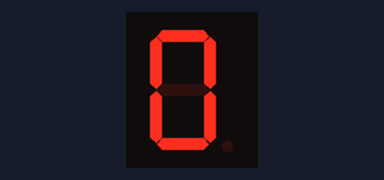
Simulated run of this sketch. Board: Arduino Uno, built with avr-gcc and run on an emulated ATmega328P. Parts: 1-digit seven-segment display. Wiring (inferred from the names in the program): 1-digit 7-segment display, segments lit when HIGH: segments pin 2, pin 3, pin 4, pin 5, pin 6, pin 7, pin 8. The segment pins are drawn as the display they are named for.

Above: at 0.1 s.
At 0.9 s:
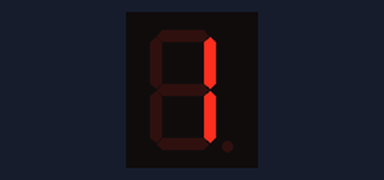
At 1.7 s:
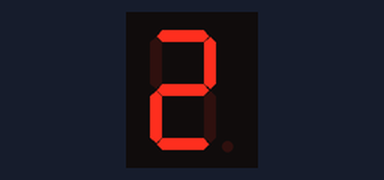
At 3.3 s:
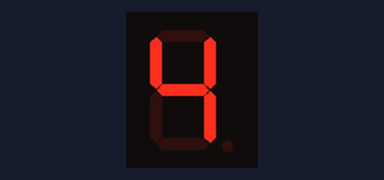
At 4.9 s:
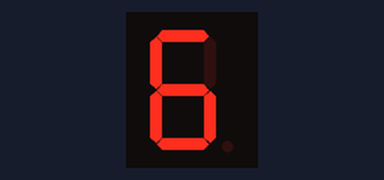
At 7.3 s:
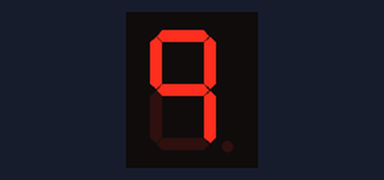

The sketch:

contador.ino
```cpp
int a = 2;
int b = 3;
int c = 4;
int d = 5;
int e = 6;
int f = 7;
int g = 8;
int t = 800;

void setup(){
  pinMode(a,OUTPUT);
  pinMode(b,OUTPUT);
  pinMode(c,OUTPUT);
  pinMode(d,OUTPUT);
  pinMode(e,OUTPUT);
  pinMode(f,OUTPUT);
  pinMode(g,OUTPUT);

}

void loop() {
  //CERO
  digitalWrite(a,HIGH);
  digitalWrite(b,HIGH);
  digitalWrite(c,HIGH);
  digitalWrite(d,HIGH);
  digitalWrite(e,HIGH);
  digitalWrite(f,HIGH);
  digitalWrite(g,LOW);
  delay(t);
  //UNO
  digitalWrite(a,LOW);
  digitalWrite(b,HIGH);
  digitalWrite(c,HIGH);
  digitalWrite(d,LOW);
  digitalWrite(e,LOW);
  digitalWrite(f,LOW);
  digitalWrite(g,LOW);
  delay(t);
  //DOS
  digitalWrite(a,HIGH);
  digitalWrite(b,HIGH);
  digitalWrite(c,LOW);
  digitalWrite(d,HIGH);
  digitalWrite(e,HIGH);
  digitalWrite(f,LOW);
  digitalWrite(g,HIGH);
  delay(t);
  //TRES
  digitalWrite(a,HIGH);
  digitalWrite(b,HIGH);
  digitalWrite(c,HIGH);
  digitalWrite(d,HIGH);
  digitalWrite(e,LOW);
  digitalWrite(f,LOW);
  digitalWrite(g,HIGH);
  delay(t);
  //CUATRO
  digitalWrite(a,LOW);
  digitalWrite(b,HIGH);
  digitalWrite(c,HIGH);
  digitalWrite(d,LOW);
  digitalWrite(e,LOW);
  digitalWrite(f,HIGH);
  digitalWrite(g,HIGH);
  delay(t);
  //CINCO
  digitalWrite(a,HIGH);
  digitalWrite(b,LOW);
  digitalWrite(c,HIGH);
  digitalWrite(d,HIGH);
  digitalWrite(e,LOW);
  digitalWrite(f,HIGH);
  digitalWrite(g,HIGH);
  delay(t);
  //SEIS
  digitalWrite(a,HIGH);
  digitalWrite(b,LOW);
  digitalWrite(c,HIGH);
  digitalWrite(d,HIGH);
  digitalWrite(e,HIGH);
  digitalWrite(f,HIGH);
  digitalWrite(g,HIGH);
  delay(t);
  //SIETE
  digitalWrite(a,HIGH);
  digitalWrite(b,HIGH);
  digitalWrite(c,HIGH);
  digitalWrite(d,LOW);
  digitalWrite(e,LOW);
  digitalWrite(f,LOW);
  digitalWrite(g,LOW);
  delay(t);
  //OCHO
  digitalWrite(a,HIGH);
  digitalWrite(b,HIGH);
  digitalWrite(c,HIGH);
  digitalWrite(d,HIGH);
  digitalWrite(e,HIGH);
  digitalWrite(f,HIGH);
  digitalWrite(g,HIGH);
  delay(t);
  //NUEVE
  digitalWrite(a,HIGH);
  digitalWrite(b,HIGH);
  digitalWrite(c,HIGH);
  digitalWrite(d,LOW);
  digitalWrite(e,LOW);
  digitalWrite(f,HIGH);
  digitalWrite(g,HIGH);
  delay(t);
}
```

Measured:
- by itself, everything shown: repeats every 8.0 s, in 10 steps
- what the display in image 1 shows lasts 0.8 s, from 0.8 s to 1.6 s
